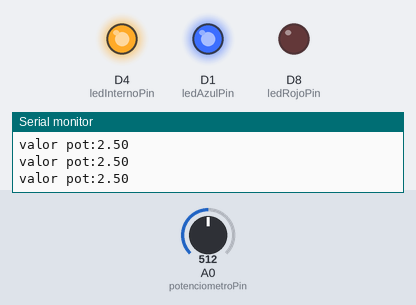
This sketch was run on a simulated ESP8266 (NodeMCU). Shown: output pins drawn as LEDs (lit = HIGH), the last lines printed to the serial monitor. Dashed ring = blinking. Inputs (shaded band) come from the test bench; at power-on: A0 (potenciometroPin) = 512.

Above: at 1.4 s.
1.5 s: A0 (potenciometroPin) set to 502
At 2.8 s:
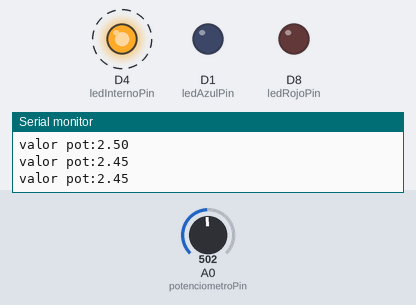
4.5 s: A0 (potenciometroPin) set to 1023
At 5.9 s:
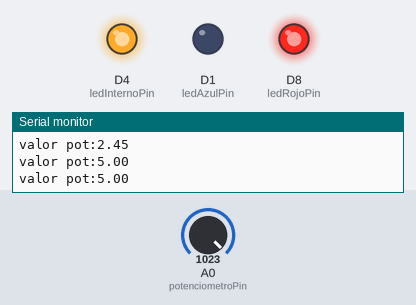
7.0 s: A0 (potenciometroPin) set to 1007
At 7.4 s:
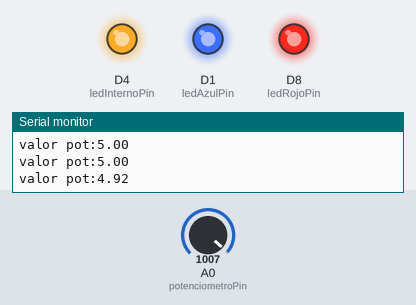
9.0 s: A0 (potenciometroPin) set to 122
At 10.1 s:
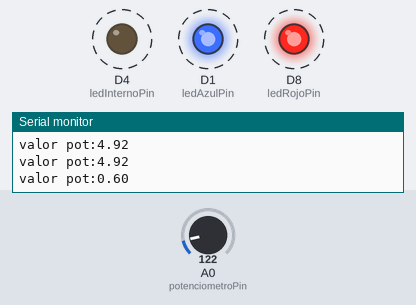
12.0 s: A0 (potenciometroPin) set to 306
13.7 s: A0 (potenciometroPin) set to 511
At 14.8 s:
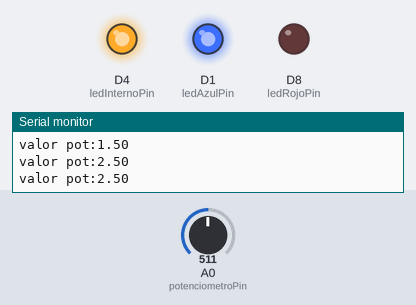
Timing chart, 0 to 16.5 s (numbered marks = the images above; inputs shaded):
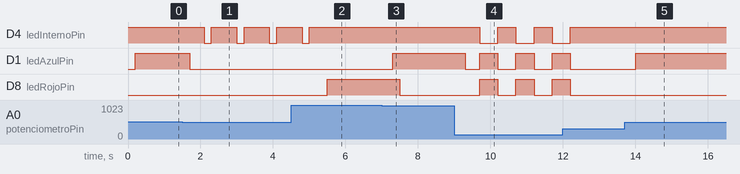

Measured:
- the behaviour switches between 511 and 510 on A0 (potenciometroPin) (found by bisection; images 0 and 1)
- the behaviour switches between 1023 and 1022 on A0 (potenciometroPin) (found by bisection; images 2 and 3)
- after the input at 1.5 s, D4 (ledInternoPin): alternates HIGH for 0.70 s and LOW for 0.20 s, starting after 0.60 s; D1 (ledAzulPin): HIGH → LOW after 0.20 s
- after the input at 4.5 s, D4 (ledInternoPin): goes on until 5.0 s, then stays HIGH; D8 (ledRojoPin): LOW → HIGH after 1.0 s
- after the input at 7.0 s, D1 (ledAzulPin): LOW → HIGH after 0.30 s; D8 (ledRojoPin): HIGH → LOW after 0.50 s
- after the input at 9.0 s, D4 (ledInternoPin), D8 (ledRojoPin): alternates HIGH for 0.50 s and LOW for 0.50 s, starting after 0.70 s; D1 (ledAzulPin): alternates HIGH for 0.50 s and LOW for 0.50 s, starting after 0.30 s
- after the input at 13.7 s, D1 (ledAzulPin): LOW → HIGH after 0.30 s

The sketch:

ejercicio2s4.ino
```cpp
const int potenciometroPin = A0;
const int ledAzulPin = D1;
const int ledRojoPin = D8;
const int ledInternoPin = D4;

float voltajeMinimo = 1.5 ; //voltaje minimo
int valorMinimo = (voltajeMinimo / 5.0) * 1023;//voltaje minimo

float voltajeMedio = 2.50; //voltaje medio
int valorMedio = (voltajeMedio / 5.0) * 1023;//voltaje medio

float voltajeAlto = 5.0; //voltaje alto
int valorAlto = (voltajeAlto / 5.0) * 1023;//voltaje alto

void setup() {
  pinMode(ledAzulPin, OUTPUT);
  pinMode(ledRojoPin, OUTPUT);
  pinMode(ledInternoPin, OUTPUT);
  Serial.begin(9600);
  digitalWrite(ledInternoPin, HIGH);
  delay(200);// Parpadeo del LED interno
}

void loop() {
  int valorPotenciometro = analogRead(potenciometroPin);
  float potenciometro = (valorPotenciometro *0.05) /1023;
  Serial.print("valor pot:");
  Serial.println(potenciometro*100,2);

  if (valorPotenciometro >= valorMedio && valorPotenciometro < valorAlto) {//el Led Azul para un valor igual osuperior al valor medio
    digitalWrite(ledAzulPin, HIGH);
    delay(200);
  }
  else if (valorPotenciometro < valorMedio || valorPotenciometro>= valorAlto)  {
    digitalWrite(ledAzulPin, LOW);
    delay(200);
  }

  if (valorPotenciometro >= valorAlto ) { // ValorAlto que equivale a 5 voltios*1023
    digitalWrite(ledRojoPin, HIGH);
    delay(200);
  }
  else {
    digitalWrite(ledRojoPin, LOW);
    delay(200);
  }

  if (valorPotenciometro < valorMedio && valorPotenciometro>valorMinimo) {
    digitalWrite(ledInternoPin, LOW);
    delay(200);// Parpadeo del LED interno
    digitalWrite(ledInternoPin, HIGH);
    delay(200);// Parpadeo del LED interno
  }

  if (valorPotenciometro < valorMinimo) {
    parpadearTresLEDs();
    delay(200);
  }

  delay(100);
}

void parpadearTresLEDs() {
  for (int i = 0; i < 3; i++) {
    digitalWrite(ledAzulPin, HIGH);
    digitalWrite(ledRojoPin, HIGH);
    digitalWrite(ledInternoPin, LOW);
    delay(500);
    digitalWrite(ledAzulPin, LOW);
    digitalWrite(ledRojoPin, LOW);
    digitalWrite(ledInternoPin, HIGH);
    delay(500);
  }
}
```
